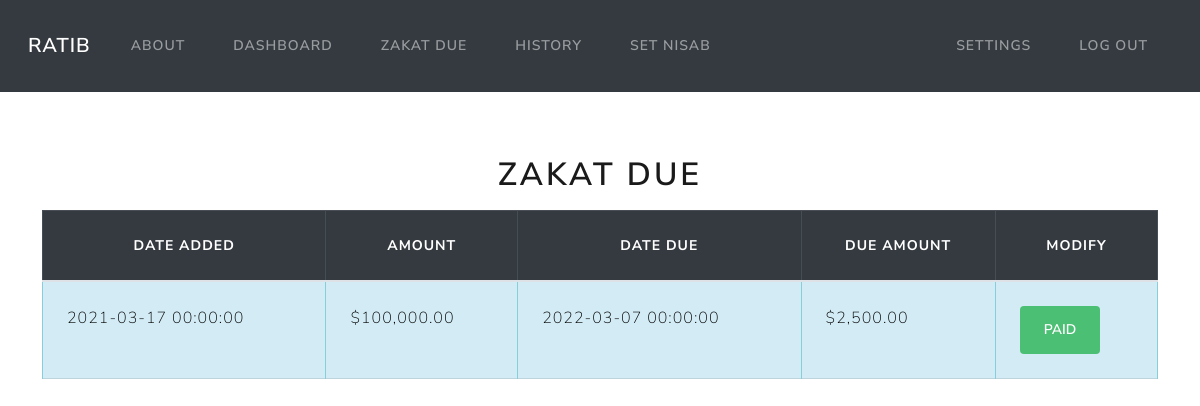
The app's page /due (signed in), older data.
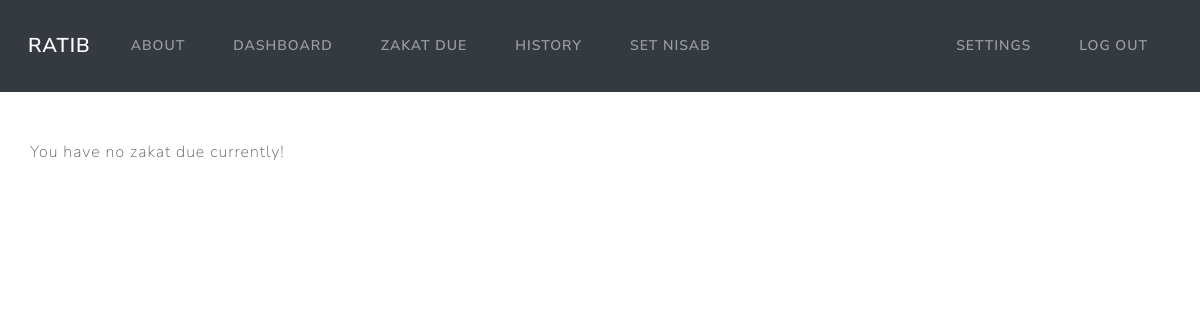
The same page, newer data.
### models.py (models this page shows)
class Income(Base):
    __tablename__ = 'income'
    id = Column(Integer, primary_key=True)
    amount = Column(Numeric(10,2))
    date = Column(DateTime, default=func.now())
    due_date = Column(DateTime, default=calculate_due_date())
    due_amount = Column(Numeric(10,2))
    user_id = Column(Integer, ForeignKey('users.id'))
    user = relationship("User", back_populates="income")
    paid = Column(Boolean, default=False)

### app.py (the view)
@app.route('/due')
@login_required
def due():
    current_date = datetime.now()
    incomes_due = session.query(Income).filter(Income.due_date <= current_date).filter_by(paid=False)
    if incomes_due.count() == 0:
        return render_template('due.html', incomes=None)
    return render_template('due.html', incomes=incomes_due)

### app.py (called while the page is built)
@app.teardown_appcontext
def shutdown_session(exception=None):
    session.remove()

### utils.py (called while the page is built)
def login_required(f):
    @wraps(f)
    def decorated_function(*args, **kwargs):
        if session.get("user_id") is None:
            return redirect("/login")
        return f(*args, **kwargs)
    return decorated_function

def usd(value):
    return f"${value:,.2f}"

### templates/due.html (shortened to what this page needs)
{% extends 'layout.html' %}
{% block content %}
{% if incomes %}
<div class="table-responsive">
    <table class="table table-bordered mt-3">
        <h1 class="mt-3 text-center"> Zakat Due </h1>
            <thead class="table-dark text-center">
                <th>Date added</th>
                <th>Amount</th>
                <th>Date Due</th>
                <th>Due Amount</th>
                <th>Modify</th>
            </thead>
            <tbody class="table-info">
                {% for income in incomes %}
                <tr>
                    <td>{{ income.date }}</td>
                    <td>{{ income.amount | usd}}</td>
                    <td>{{ income.due_date }}</td>
                    <td>{{ income.due_amount | usd}}</td>
                    <td>
                        <form action="/paid", method="post">
                            <button type="submit" class="btn btn-success">Paid</button>
                        </form>
                    </td>
                </tr>
                {% endfor %}
            </tbody>
    </table>
</div>
{% else %}
You have no zakat due currently!
{% endif %}
{% endblock %}

Row changes from the older to the newer data that the page shows:
removed Income: date "2021-03-17 00:00:00", amount "$100,000.00", due_date "2022-03-07 00:00:00", due_amount "$2,500.00"
Text that changed along with them:
text no longer shown: "ZAKAT DUE DATE ADDED AMOUNT DATE DUE DUE AMOUNT MODIFY"
text now shown: "You have no zakat due currently!"
